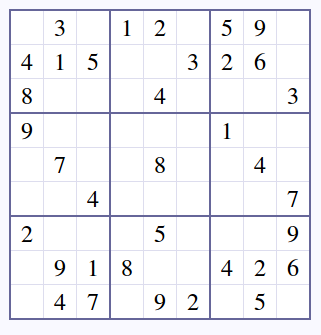
#> input picture corners/sudoku_image_01.png, 321 x 335 px
$ python -i harris.py   (imports and definitions only)   (Python 2 division)
#> lines starting #> are read from the running program, lines starting #| are printed output that depends on the picture
import numpy
from scipy import signal
import filtertools

# The point of using Gaussian derivative filters is that this computes a
# smoothing of the image, to a scale defined by the size of the filter, and the
# derivatives at the same time. The derivatives are less noisy than if computed
# with a simple difference filter on the original image.

# First add the corner response function to a file harris.py which will make
# use of the Gaussian derivatives above.


def compute_harris_response(image):
    """ compute the Harris corner detector response function
        for each pixel in the image"""

    #derivatives
    imx, imy = filtertools.gauss_derivatives(image, 3)

    #kernel for blurring
    gauss = filtertools.gauss_kernel(3)

    #compute components of the structure tensor
    Wxx = signal.convolve(imx*imx, gauss, mode='same')
    Wxy = signal.convolve(imx*imy, gauss, mode='same')
    Wyy = signal.convolve(imy*imy, gauss, mode='same')

    #determinant and trace
    Wdet = Wxx*Wyy - Wxy**2
    Wtr = Wxx + Wyy

    if numpy.count_nonzero(Wtr) == 0:
        return
    print Wtr.shape
    print numpy.count_nonzero(Wtr)

    return Wdet / Wtr


# This gives an image with each pixel containing the value of the Harris
# response function. Now it is just a matter of picking out the information
# needed from this image. Picking all values above a threshold with the
# additional constraint that corners must be separated with a minimum distance
# is an approach that often gives good results. To do this, take all candidate
# pixels, sort them in descending order of corner response values and mark off
# regions too close to positions already marked as corners. Add this function
# to harris.py.


# [58 lines left out: functions get_harris_points, save_harris_points, plot_harris_points, not called in this run]

>>> import cv2
>>> picture = cv2.imread('sudoku_image_01.png', cv2.IMREAD_GRAYSCALE)
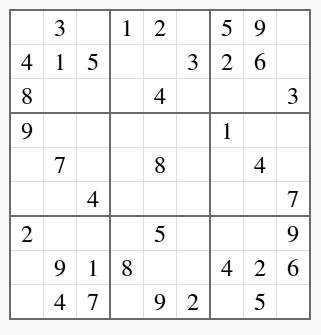
#> picture: shape (335, 321); min 0, max 255, mean 242.1
#> (the run stopped early here; a loop or call above may not have finished)

$ run again, on corners/sudoku_image_02.png
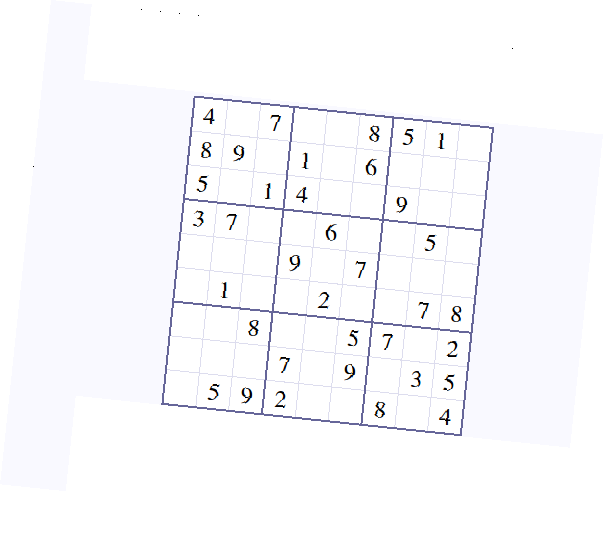
#> input picture corners/sudoku_image_02.png, 611 x 543 px
#> `picture = cv2.imread('sudoku_image_01.png', cv2.IMREAD_GRAYSCALE)`:
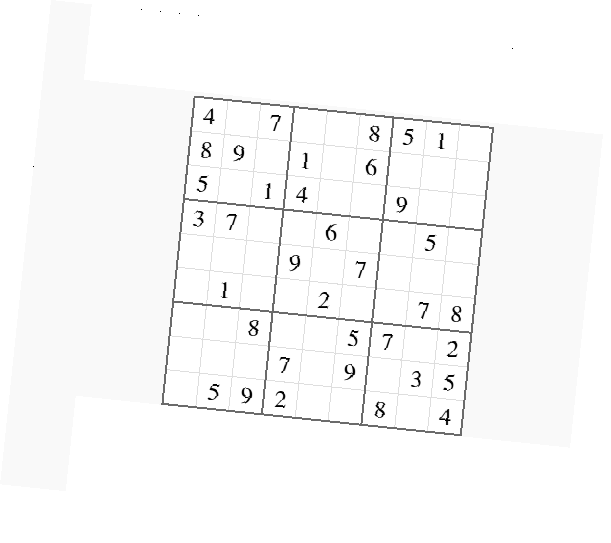
#> picture: shape (543, 611); min 0, max 255, mean 249.4
